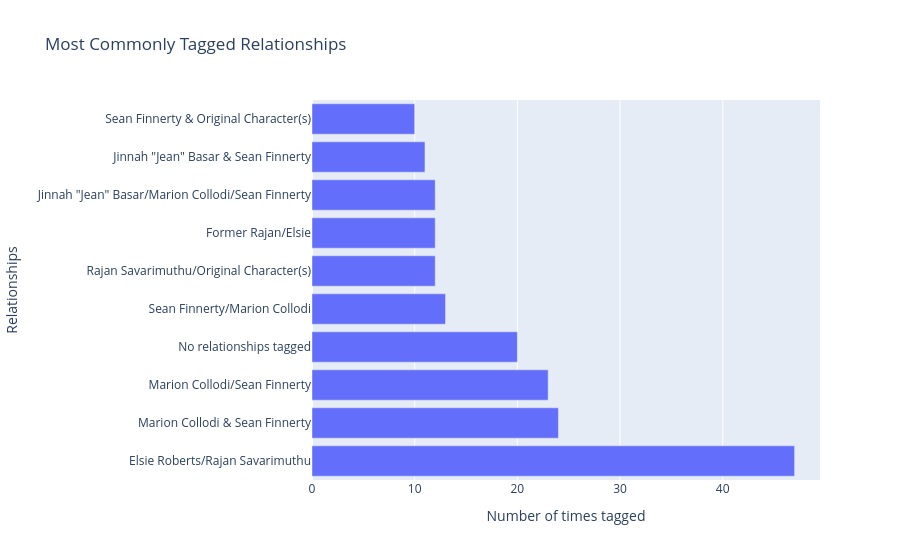

The code cell stored with this chart in its notebook:
### Code cell
# plotly bar chart
labels = {'Relationships':'Relationships', 'count':'Number of times tagged'}
fig = px.bar(df_relationship_counts[0:10], x="count", y="Relationships", labels=labels, title='Most Commonly Tagged Relationships')
fig.show()
fig.write_html("/home/ekmys/PycharmProjects/IMT542_FinalProject_Stelter/assets/visualizations/most_common_relationships.html")

### Figure 1 — Plotly figure (JSON) as saved in the notebook; plotly's stock layout.template omitted (floating-point values rounded to 4 significant figures)
{"data": [{"hovertemplate": "Number of times tagged=%{x}<br>Relationships=%{y}<extra></extra>", "legendgroup": "", "marker": {"color": "#636efa", "pattern": {"shape": ""}}, "name": "", "orientation": "h", "showlegend": false, "textposition": "auto", "x": [47, 24, 23, 20, 13, 12, 12, 12, 11, 10], "xaxis": "x", "y": ["Elsie Roberts/Rajan Savarimuthu", "Marion Collodi & Sean Finnerty", "Marion Collodi/Sean Finnerty", "No relationships tagged", "Sean Finnerty/Marion Collodi", "Rajan Savarimuthu/Original Character(s)", "Former Rajan/Elsie", "Jinnah \"Jean\" Basar/Marion Collodi/Sean Finnerty", "Jinnah \"Jean\" Basar & Sean Finnerty", "Sean Finnerty & Original Character(s)"], "yaxis": "y", "type": "bar"}], "layout": {"xaxis": {"anchor": "y", "domain": [0.0, 1.0], "title": {"text": "Number of times tagged"}}, "yaxis": {"anchor": "x", "domain": [0.0, 1.0], "title": {"text": "Relationships"}}, "legend": {"tracegroupgap": 0}, "title": {"text": "Most Commonly Tagged Relationships"}, "barmode": "relative"}}
